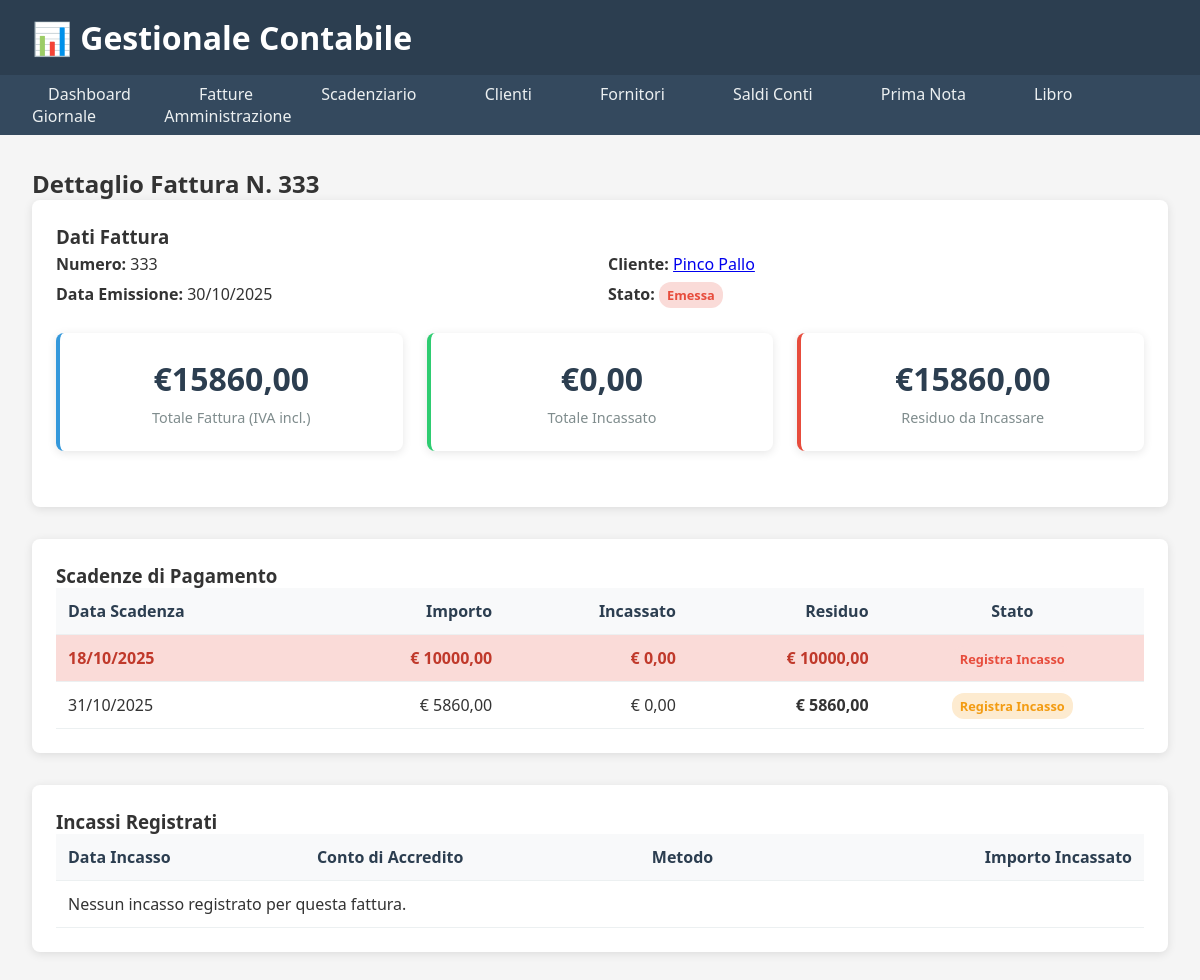
The app's page /fatture/3/, older data.
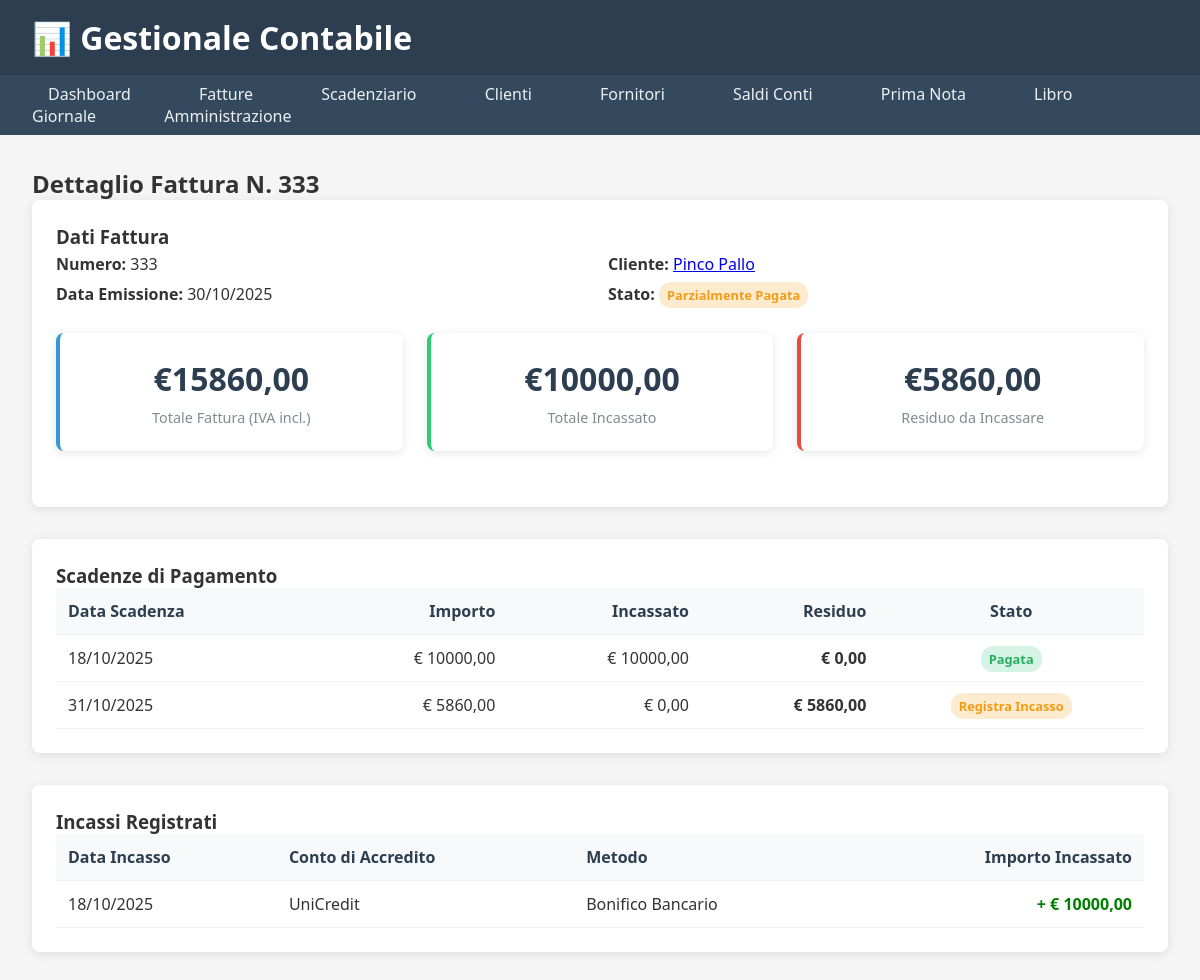
The same page, newer data.
### fatture/models.py (models this page shows, shortened)
class Fattura(models.Model):
    cliente = models.ForeignKey(
        'clienti.Cliente',  # Referenza all'app clienti
        on_delete=models.PROTECT,  # Impedisce cancellazione se ci sono fatture
        related_name='fatture',
        verbose_name="Cliente",
        help_text="Seleziona il cliente a cui intestare la fattura"
    )
    numero = models.CharField(
        max_length=20,
        verbose_name="Numero Fattura"
    )
    data_emissione = models.DateField(
        verbose_name="Data Emissione"
    )
    importo_totale = models.DecimalField(
        max_digits=10,
        decimal_places=2,
        verbose_name="Importo Totale Fattura"
    )
    aliquota_iva = models.DecimalField(
        max_digits=5,
        decimal_places=2,
        default=22.00,
        verbose_name="Aliquota IVA"
    )
    descrizione = models.TextField(blank=True)
    STATO_FATTURA = [
        ('bozza', 'Bozza'),
        ('emessa', 'Emessa'),
        ('parzialmente_pagata', 'Parzialmente Pagata'),
        ('pagata', 'Pagata'),
    ]
    stato = models.CharField(
        max_length=20,
        choices=STATO_FATTURA,
        default='bozza'
    )
    def importo_incassato(self):
        if not hasattr(self, 'scadenze') or not self.scadenze.exists():
            return Decimal('0.00')
        total_incassato = sum(scadenza.importo_incassato() for scadenza in self.scadenze.all())
        return total_incassato
    def importo_residuo(self):
        return self.totale_complessivo() - self.importo_incassato()
    def calcola_iva(self):
        if self.importo_totale is None or self.aliquota_iva is None:
            return 0  # Evita l'errore se i dati non sono ancora stati inseriti
        return (self.importo_totale * self.aliquota_iva) / 100
    def totale_complessivo(self):
        if self.importo_totale is None:
            return 0  # Evita l'errore durante la creazione
        return self.importo_totale + self.calcola_iva()

class ScadenzaFattura(models.Model):
    fattura = models.ForeignKey(
        Fattura,
        on_delete=models.CASCADE,
        related_name='scadenze',
        verbose_name="Fattura di Riferimento"
    )
    data_scadenza = models.DateField(
        verbose_name="Data Scadenza Pagamento"
    )
    importo = models.DecimalField(
        max_digits=10,
        decimal_places=2,
        verbose_name="Importo Scadenza"
    )
    STATO_SCADENZA = [
        ('da_pagare', 'Da Pagare'),
        ('parzialmente_pagata', 'Parzialmente Pagata'),
        ('pagata', 'Pagata'),
    ]
    stato = models.CharField(
        max_length=20,
        choices=STATO_SCADENZA,
        default='da_pagare'
    )
    data_pagamento = models.DateField(
        null=True,
        blank=True,
        verbose_name="Data Effettiva Pagamento"
    )
    def importo_incassato(self):
        if hasattr(self, 'incassi') and self.incassi.exists():
            return sum(incasso.importo_incassato for incasso in self.incassi.all())
        return Decimal('0.00')
    def is_scaduta(self):
        if not self.data_scadenza:
            return False
        return (self.data_scadenza < timezone.now().date()
                and self.stato != 'pagata')
    class Meta:
        verbose_name = "Scadenza Fattura"
        verbose_name_plural = "Scadenze Fatture"
        ordering = ['data_scadenza']

### clienti/models.py (models this page shows, shortened)
class Cliente(models.Model):
    ragione_sociale = models.CharField(
        max_length=200,
        verbose_name="Ragione Sociale",
        help_text="Nome completo dell'azienda o della persona"
    )
    indirizzo = models.CharField(
        max_length=255,
        verbose_name="Indirizzo",
        blank=True
    )
    citta = models.CharField(
        max_length=100,
        verbose_name="Città",
        blank=True
    )
    cap = models.CharField(
        max_length=5,
        verbose_name="CAP",
        blank=True,
        validators=[RegexValidator(r'^\d{5}$', 'Il CAP deve avere 5 numeri')]
    )
    provincia = models.CharField(
        max_length=2,
        verbose_name="Provincia",
        blank=True,
        help_text="Sigla provincia (es: RM)"
    )
    partita_iva = models.CharField(
        max_length=11,
        verbose_name="Partita IVA",
        unique=True,
        validators=[RegexValidator(r'^\d{11}$', 'La P.IVA deve avere 11 numeri')],
        help_text="Partita IVA (11 cifre)"
    )
    codice_fiscale = models.CharField(
        max_length=16,
        verbose_name="Codice Fiscale",
        blank=True,
        help_text="Codice Fiscale (16 caratteri)"
    )
    email = models.EmailField(
        verbose_name="Email",
        blank=True
    )
    telefono = models.CharField(
        max_length=20,
        verbose_name="Telefono",
        blank=True
    )
    STATO_CLIENTE = [
        ('attivo', 'Attivo'),
        ('inattivo', 'Inattivo'),
        ('bloccato', 'Bloccato'),
    ]
    stato = models.CharField(
        max_length=10,
        choices=STATO_CLIENTE,
        default='attivo',
        verbose_name="Stato Cliente"
    )
    class Meta:
        verbose_name = "Cliente"
        verbose_name_plural = "Clienti"
        ordering = ['ragione_sociale']

### tesoreria/models.py (models this page shows, shortened)
class Incasso(models.Model):
    scadenza = models.ForeignKey(
        'fatture.ScadenzaFattura',  # Referenza all'app fatture
        on_delete=models.CASCADE,
        related_name='incassi',
        verbose_name="Scadenza Fattura",
        help_text="Seleziona la scadenza a cui associare l'incasso"
    )
    conto_bancario = models.ForeignKey(
        ContoBancario,
        on_delete=models.PROTECT,
        related_name='incassi',
        verbose_name="Conto di Accredito",
        help_text="Seleziona il conto su cui è stato incassato l'importo"
    )
    data_incasso = models.DateField(
        verbose_name="Data Incasso",
        default=timezone.localdate,
        help_text="Data in cui è avvenuto materialmente l'incasso"
    )
    importo_incassato = models.DecimalField(
        max_digits=10,
        decimal_places=2,
        verbose_name="Importo Incassato",
        validators=[MinValueValidator(Decimal('0.01'))],
        help_text="Importo effettivamente incassato"
    )
    METODO_PAGAMENTO = [
        ('bonifico', 'Bonifico Bancario'),
        ('assegno', 'Assegno'),
        ('contanti', 'Contanti'),
        ('pos', 'Carta di Credito/POS'),
        ('ria', 'RID/Riba'),
        ('altro', 'Altro'),
    ]
    metodo_pagamento = models.CharField(
        max_length=10,
        choices=METODO_PAGAMENTO,
        default='bonifico',
        verbose_name="Metodo di Pagamento"
    )
    note = models.TextField(
        blank=True,
        verbose_name="Note",
        help_text="Eventuali note sull'incasso (riferimenti, causale, etc.)"
    )
    class Meta:
        verbose_name = "Incasso"
        verbose_name_plural = "Incassi"
        ordering = ['-data_incasso']

class ContoBancario(models.Model):
    TIPO_CONTO = [
        ('bancario', 'Conto Bancario'),
        ('cassa', 'Cassa'),
        ('paypal', 'PayPal/Conto Online'),
        ('altro', 'Altro'),
    ]
    nome = models.CharField(
        max_length=100,
        verbose_name="Nome Conto",
        help_text="Nome identificativo del conto (es: Banca Intesa Conto Corrente)"
    )
    tipo_conto = models.CharField(
        max_length=10,
        choices=TIPO_CONTO,
        default='bancario',
        verbose_name="Tipo Conto"
    )
    intestatario = models.CharField(
        max_length=200,
        verbose_name="Intestatario",
        blank=True
    )
    iban = models.CharField(
        max_length=27,
        verbose_name="IBAN",
        blank=True,
        validators=[RegexValidator(
            regex=r'^[A-Z]{2}\d{2}[A-Z0-9]{1,30}$',
            message='Inserire un IBAN valido'
        )]
    )
    nome_banca = models.CharField(
        max_length=100,
        verbose_name="Nome Banca",
        blank=True
    )
    conto_contabile = models.ForeignKey(
        PianoDeiConti,
        on_delete=models.PROTECT,
        verbose_name="Conto Contabile Associato",
        null=True, blank=True, # Rendilo opzionale per ora
        limit_choices_to={'codice__startswith': '1.1.0'} # Mostra solo conti di liquidità (Cassa, Banche)
    )
    attivo = models.BooleanField(
        default=True,
        verbose_name="Conto Attivo",
        help_text="Se deselezionato, il conto non sarà più utilizzabile per nuovi movimenti"
    )
    def __str__(self):
        return f"{self.nome}"
    class Meta:
        verbose_name = "Conto Bancario"
        verbose_name_plural = "Conti Bancari"
        ordering = ['tipo_conto', 'nome']

### fatture/views.py (the view, shortened to what this page needs)
# urls.py: path('<int:pk>/', views.dettaglio_fattura, name='dettaglio_fattura'),
def dettaglio_fattura(request, pk):
    fattura = get_object_or_404(Fattura.objects.select_related('cliente'), pk=pk)
    incasso_form = form if request.method == 'POST' and not form.is_valid() else IncassoForm()
    scadenze = fattura.scadenze.annotate(
        totale_incassato=Coalesce(Sum('incassi__importo_incassato'), Decimal('0.00'))
    ).annotate(
        residuo_calcolato=F('importo') - F('totale_incassato')
    ).order_by('data_scadenza')
    incassi = Incasso.objects.filter(scadenza__fattura=fattura).select_related('conto_bancario').order_by('data_incasso')
    context = {
        'fattura': fattura,
        'incasso_form': incasso_form,
        'scadenze': scadenze,
        'incassi': incassi,
        'titolo_pagina': f"Dettaglio Fattura N. {fattura.numero}"
    }
    return render(request, 'fatture/dettaglio_fattura.html', context)

### templates/fatture/dettaglio_fattura.html (shortened to what the changed rows need)
{% extends "base.html" %} {% block content %}
<div style="display: flex; justify-content: space-between; align-items: center">
  <h2>{{ titolo_pagina }}</h2>
</div>
<div class="section">
  <div class="anagrafica-grid">
    <div class="anagrafica-col">
      <div><strong>Numero:</strong> {{ fattura.numero }}</div>
      <div>
        <strong>Data Emissione:</strong> {{ fattura.data_emissione|date:"d/m/Y"}}
      </div>
    </div>
    <div class="anagrafica-col">
      <div>
        <strong>Cliente:</strong>
        <a href="{% url 'clienti:dettaglio_cliente' fattura.cliente.pk %}"
          >{{ fattura.cliente.ragione_sociale }}</a
        >
      </div>
      <div>
        <strong>Stato:</strong>
        <span
          class="badge {% if fattura.stato == 'pagata' %}success{% elif fattura.stato == 'parzialmente_pagata' %}warning{% else %}danger{% endif %}"
          >{{ fattura.get_stato_display }}</span
        >
      </div>
    </div>
  </div>
  <div class="kpi-grid" style="grid-template-columns: repeat(3, 1fr)">
    <div class="kpi-card">
      <div class="kpi-value">
        €{{ fattura.totale_complessivo|floatformat:2 }}
      </div>
      <div class="kpi-label">Totale Fattura (IVA incl.)</div>
    </div>
    <div class="kpi-card success">
      <div class="kpi-value">
        €{{ fattura.importo_incassato|floatformat:2 }}
      </div>
      <div class="kpi-label">Totale Incassato</div>
    </div>
    <div class="kpi-card {% if fattura.importo_residuo > 0 %}alert{% endif %}">
      <div class="kpi-value">€{{ fattura.importo_residuo|floatformat:2 }}</div>
      <div class="kpi-label">Residuo da Incassare</div>
    </div>
  </div>
</div>
<div class="section">
  <table class="table">
    <thead>
      <tr>
        <th>Data Scadenza</th>
        <th style="text-align: right">Importo</th>
        <th style="text-align: right">Incassato</th>
        <th style="text-align: right">Residuo</th>
        <th style="text-align: center">Stato</th>
      </tr>
    </thead>
    <tbody>
      {% for scadenza in scadenze %}
      <tr class="{% if scadenza.is_scaduta %}scadenza-scaduta{% endif %}">
        <td>{{ scadenza.data_scadenza|date:"d/m/Y" }}</td>
        <td style="text-align: right">
          € {{ scadenza.importo|floatformat:2 }}
        </td>
        <td style="text-align: right">
          € {{ scadenza.importo_incassato|floatformat:2 }}
        </td>
        <td style="text-align: right; font-weight: bold">
          € {{ scadenza.residuo_calcolato|floatformat:2 }}
        </td>
        <td style="text-align: center">
           {% if scadenza.stato != 'pagata' %}
          <span
            class="badge {% if scadenza.is_scaduta %}danger{% else %}warning{% endif %} open-modal-btn"
            style="cursor: pointer"
            data-scadenza-id="{{ scadenza.id }}"
            data-residuo="{{ scadenza.residuo_calcolato }}"
            data-fattura-numero="{{ scadenza.fattura.numero }}"
            >Registra Incasso</span
          >
          {% else %}
          <span class="badge success">{{ scadenza.get_stato_display }}</span>
          {% endif %}
        </td>
      </tr>
      {% empty %}
      <tr>
        <td colspan="5">Nessuna scadenza definita per questa fattura.</td>
      </tr>
      {% endfor %}
    </tbody>
  </table>
</div>
<div class="section">
  <table class="table">
    <thead>
      <tr>
        <th>Data Incasso</th>
        <th>Conto di Accredito</th>
        <th>Metodo</th>
        <th style="text-align: right">Importo Incassato</th>
      </tr>
    </thead>
    <tbody>
      {% for incasso in incassi %}
      <tr>
        <td>{{ incasso.data_incasso|date:"d/m/Y" }}</td>
        <td>{{ incasso.conto_bancario.nome }}</td>
        <td>{{ incasso.get_metodo_pagamento_display }}</td>
        <td style="text-align: right; color: green; font-weight: bold">
          + € {{ incasso.importo_incassato|floatformat:2 }}
        </td>
      </tr>
      {% empty %}
      <tr>
        <td colspan="4">Nessun incasso registrato per questa fattura.</td>
      </tr>
      {% endfor %}
    </tbody>
  </table>
</div>
{% endblock %}

Row changes from the older to the newer data that the page shows:
changed Fattura "Pinco Pallo": stato "Emessa" → "Parzialmente Pagata"; importo_incassato "0,00" → "10000,00"; importo_residuo "15860,00" → "5860,00"
changed ScadenzaFattura: importo_incassato "0,00" → "10000,00"; residuo_calcolato "10000,00" → "0,00"; stato (not shown) → "Pagata"; no longer shows "Registra Incasso"
added Incasso: data_incasso "18/10/2025", conto_bancario.nome "UniCredit", metodo_pagamento "Bonifico Bancario", importo_incassato "10000,00"
Text that changed along with them:
text no longer shown: "Nessun incasso registrato per questa fattura."
